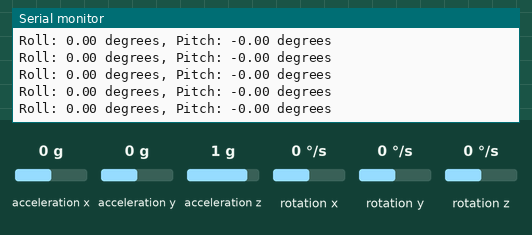
The sketch below on a simulated ESP32. Parts: the last lines printed to the serial monitor. The inputs (shaded band) are chosen by the test bench; at power-on: acceleration x 0 g, acceleration y 0 g, acceleration z 1 g, rotation x 0 °/s, rotation y 0 °/s, rotation z 0 °/s. Nothing arrives over Bluetooth unless stated.

Above: at 9.2 s.
9.3 s: acceleration x set to -1.4 g
At 9.9 s:
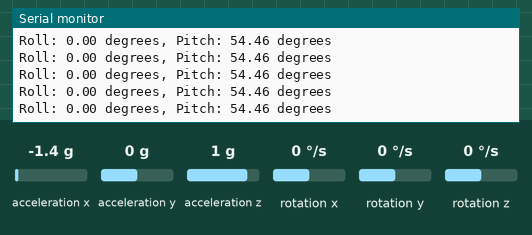
10.8 s: acceleration y set to -1.4 g
At 11.7 s:
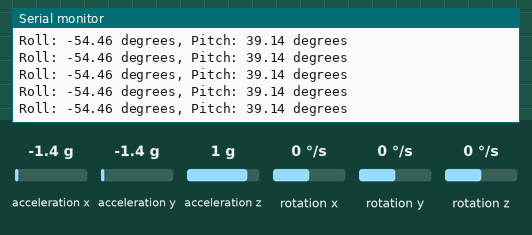
12.3 s: acceleration z set to -1.4 g
At 13.4 s:
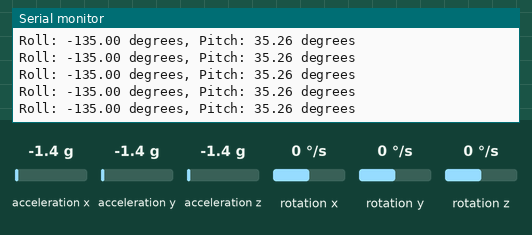
Timing chart, 0 to 15.3 s (numbered marks = the images above; inputs shaded):
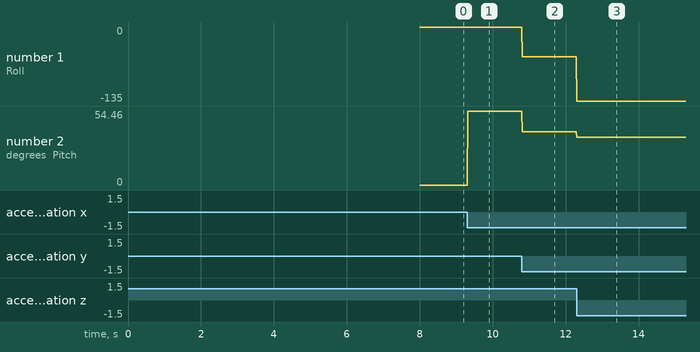

The sketch:

BLE_client.ino
```cpp
#include <Wire.h>
#include <MPU6050_tockn.h>
#include <BLEDevice.h>
#include <BLEUtils.h>
#include <BLEClient.h>

MPU6050 mpu6050(Wire);
BLEClient *pClient = nullptr;
BLERemoteService* pRemoteService = nullptr;
BLERemoteCharacteristic* pRemoteCharacteristic = nullptr;

const char *SERVICE_UUID = "4fafc201-1fb5-459e-8fcc-c5c9c331914b";
const char *CHARACTERISTIC_UUID = "beb5483e-36e1-4688-b7f5-ea07361b26a8";

const int thresholdAngle = 50; // Sudut untuk pull up
const int chinUpThresholdAngle = 40; // Sudut untuk chin up
bool angle50Reached = false;  // kondisi pull up
bool angle40Reached = false;  // kondisi chin up

float angleX = 0;
unsigned long previousTime = 0;
float dt = 0;

void setup() {
  Serial.begin(115200);
  Wire.begin();
  mpu6050.begin();
  mpu6050.calcGyroOffsets(true);

  BLEDevice::init("ESP32_MPU6050_Client");
  pClient = BLEDevice::createClient();
  Serial.println("Client initialized, searching for server...");
  connectToServer();
}

void loop() {
  unsigned long currentTime = millis();
  dt = (currentTime - previousTime) / 1000.0; // Konversi ms ke detik
  previousTime = currentTime;

  mpu6050.update();
  float accelX = mpu6050.getAccX();
  float accelY = mpu6050.getAccY();
  float accelZ = mpu6050.getAccZ();
  float gyroX = mpu6050.getGyroX();

  // Menggunakan accelerometer untuk memperkirakan sudut
  float accelAngleX = atan2(accelY, accelZ) * 180 / M_PI;

  // Menggunakan gyroscope untuk memperkirakan sudut
  angleX += gyroX * dt;

  // Menggabungkan kedua sudut dengan Complementary Filter
  angleX = 0.98 * angleX + 0.02 * accelAngleX;

  // Mengukur roll dan pitch
  float roll = atan2(accelY, accelZ) * 180.0 / M_PI;
  float pitch = atan2(-accelX, sqrt(accelY * accelY + accelZ * accelZ)) * 180.0 / M_PI;

  // Menampilkan sudut roll dan pitch di Serial Monitor saat tidak mendeteksi angle 50 atau 40
  if (angleX < thresholdAngle && !angle50Reached && angleX < chinUpThresholdAngle && !angle40Reached) {
    Serial.printf("Roll: %.2f degrees, Pitch: %.2f degrees\n", roll, pitch);
  }

  // pull up condition at 50 degrees
  if (angleX >= thresholdAngle && !angle50Reached) {
    angle50Reached = true;
    notifyServer("Angle 50 detected");
  } else if (angleX < thresholdAngle && angle50Reached) {
    angle50Reached = false;
  }

  // chin up condition at 40 degrees
  if (angleX >= chinUpThresholdAngle && !angle40Reached) {
    angle40Reached = true;
    notifyServer("Angle 40 detected");
  } else if (angleX < chinUpThresholdAngle && angle40Reached) {
    angle40Reached = false;
  }

  delay(10); // Loop runs every 10ms
}

void notifyServer(String message) {
  if (pClient->isConnected() && pRemoteService != nullptr && pRemoteCharacteristic != nullptr) {
    pRemoteCharacteristic->writeValue(message.c_str(), message.length());
    Serial.println("Notification sent: " + message);
  }
}

void connectToServer() {
  BLEScan* pBLEScan = BLEDevice::getScan();
  pBLEScan->setActiveScan(true);
  BLEScanResults* pFoundDevices = pBLEScan->start(5);

  for (int i = 0; i < pFoundDevices->getCount(); i++) {
    BLEAdvertisedDevice device = pFoundDevices->getDevice(i);
    if (device.haveServiceUUID() && device.getServiceUUID().equals(BLEUUID(SERVICE_UUID))) {
      Serial.println("Server found, connecting...");
      pClient->connect(&device);
      Serial.println("Connected to server");

      pRemoteService = pClient->getService(BLEUUID(SERVICE_UUID));
      if (pRemoteService != nullptr) {
        pRemoteCharacteristic = pRemoteService->getCharacteristic(BLEUUID(CHARACTERISTIC_UUID));
        if (pRemoteCharacteristic != nullptr && pRemoteCharacteristic->canWrite()) {
          Serial.println("Found characteristic, ready to send data");
        }
      }
      break;
    }
  }
}
```

Measured:
- after the input at 9.3 s, the serial monitor: prints a new line at once (image 1)
- after the input at 10.8 s, the serial monitor: prints a new line at once (image 2)
- after the input at 12.3 s, the serial monitor: prints a new line at once (image 3)
- plotted number 1: 0 → -54.46 after the input at 10.8 s, -54.46 → -135 after the input at 12.3 s
- plotted number 2: 0 → 54.46 after the input at 9.3 s, 54.46 → 39.14 after the input at 10.8 s, 39.14 → 35.26 after the input at 12.3 s
